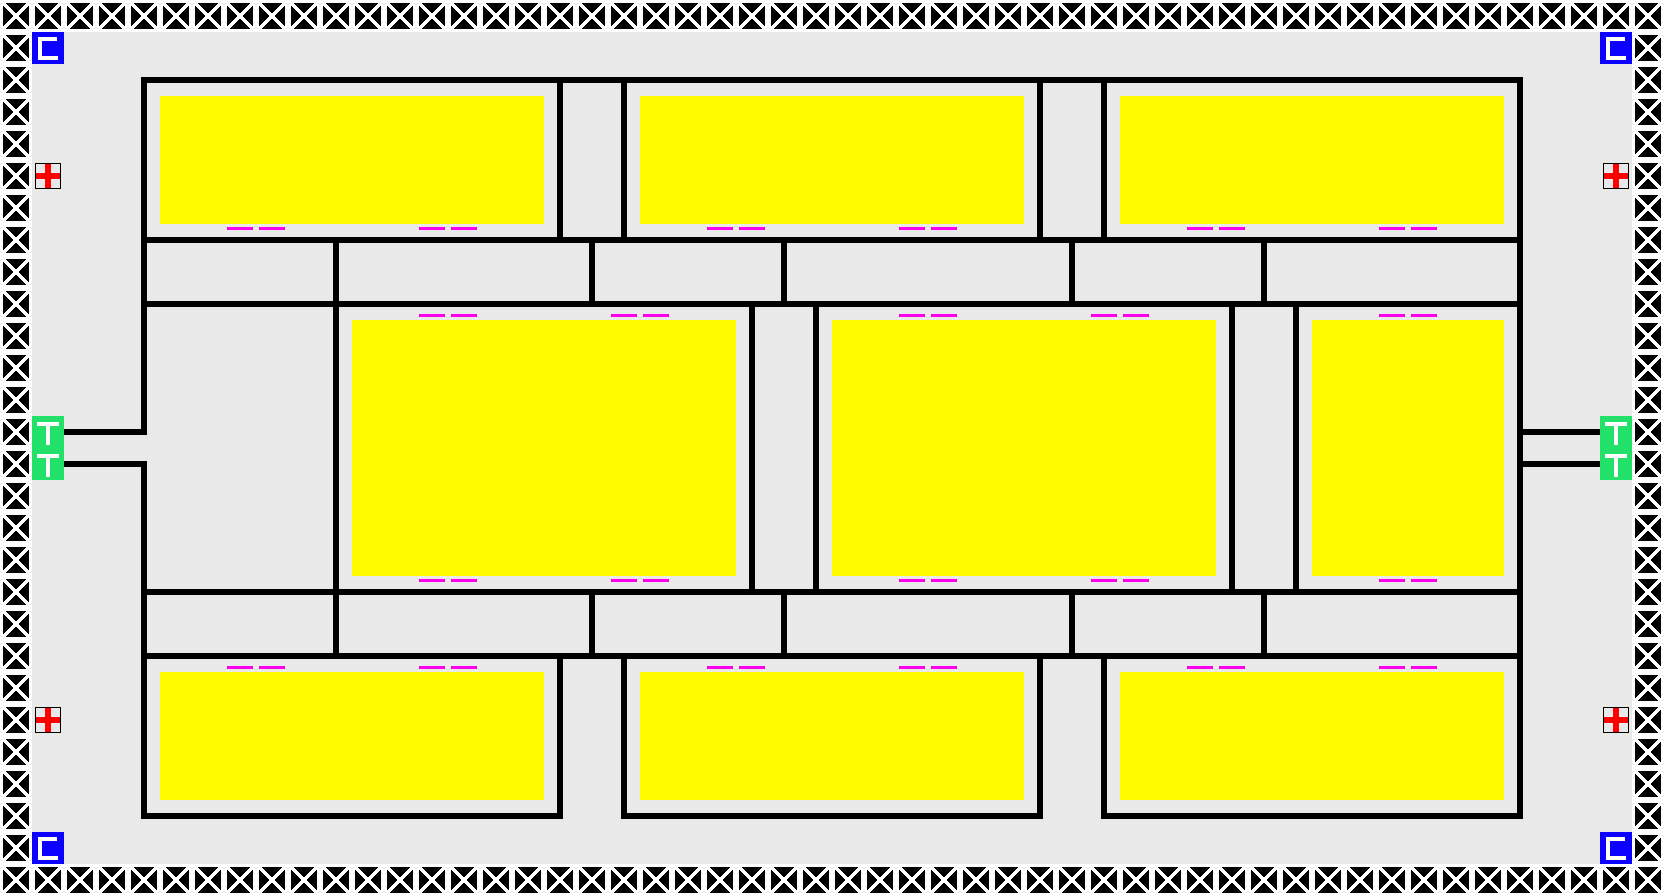

The image is a tile-based game level rendered from a .tmx file. Its description and source (layers, tilesets, objects; grid data summarised) follow:
An orthogonal 52x28 tile map with 32x32 px tiles, 9 tile layers (wall, ground, pathground, path, ...).

<map version="1.5" tiledversion="1.7.2" orientation="orthogonal" renderorder="right-down" width="52" height="28" tilewidth="32" tileheight="32" infinite="0" nextlayerid="11" nextobjectid="1">
 <editorsettings>
  <export target="tilemaps/json/hospital.json" format="json" />
 </editorsettings>
 <tileset firstgid="1" name="hospital" tilewidth="32" tileheight="32" tilecount="64" columns="8">
  <image source="tilemaps/tiles/hospital.png" width="256" height="256" />
  <tile id="0">
   <properties>
    <property name="collides" type="bool" value="true" />
   </properties>
  </tile>
  <tile id="1">
   <properties>
    <property name="collides" type="bool" value="false" />
   </properties>
  </tile>
  <tile id="2">
   <properties>
    <property name="collides" type="bool" value="false" />
   </properties>
  </tile>
  <tile id="3">
   <properties>
    <property name="collides" type="bool" value="true" />
   </properties>
  </tile>
  <tile id="4">
   <properties>
    <property name="collides" type="bool" value="false" />
   </properties>
  </tile>
  <tile id="5">
   <properties>
    <property name="collides" type="bool" value="false" />
   </properties>
  </tile>
  <tile id="6">
   <properties>
    <property name="collides" type="bool" value="false" />
   </properties>
  </tile>
  <tile id="7">
   <properties>
    <property name="collides" type="bool" value="false" />
   </properties>
  </tile>
  <tile id="8">
   <properties>
    <property name="collides" type="bool" value="true" />
   </properties>
  </tile>
  <tile id="9">
   <properties>
    <property name="collides" type="bool" value="false" />
   </properties>
  </tile>
  <tile id="10">
   <properties>
    <property name="collides" type="bool" value="true" />
   </properties>
  </tile>
  <tile id="11">
   <properties>
    <property name="collides" type="bool" value="false" />
   </properties>
  </tile>
  <tile id="12">
   <properties>
    <property name="collides" type="bool" value="false" />
   </properties>
  </tile>
  <tile id="13">
   <properties>
    <property name="collides" type="bool" value="false" />
   </properties>
  </tile>
  <tile id="14">
   <properties>
    <property name="collides" type="bool" value="false" />
   </properties>
  </tile>
  <tile id="15">
   <properties>
    <property name="collides" type="bool" value="false" />
   </properties>
  </tile>
  <tile id="16">
   <properties>
    <property name="collides" type="bool" value="false" />
   </properties>
  </tile>
  <tile id="17">
   <properties>
    <property name="collides" type="bool" value="false" />
   </properties>
  </tile>
  <tile id="18">
   <properties>
    <property name="collides" type="bool" value="false" />
   </properties>
  </tile>
  <tile id="19">
   <properties>
    <property name="collides" type="bool" value="false" />
   </properties>
  </tile>
  <tile id="20">
   <properties>
    <property name="collides" type="bool" value="false" />
   </properties>
  </tile>
  <tile id="21">
   <properties>
    <property name="collides" type="bool" value="false" />
   </properties>
  </tile>
  <tile id="22">
   <properties>
    <property name="collides" type="bool" value="false" />
   </properties>
  </tile>
  <tile id="23">
   <properties>
    <property name="collides" type="bool" value="false" />
   </properties>
  </tile>
  <tile id="24">
   <properties>
    <property name="collides" type="bool" value="false" />
   </properties>
  </tile>
  <tile id="25">
   <properties>
    <property name="collides" type="bool" value="false" />
   </properties>
  </tile>
  <tile id="26">
   <properties>
    <property name="collides" type="bool" value="false" />
   </properties>
  </tile>
  <tile id="27">
   <properties>
    <property name="collides" type="bool" value="false" />
   </properties>
  </tile>
  <tile id="28">
   <properties>
    <property name="collides" type="bool" value="false" />
   </properties>
  </tile>
  <tile id="29">
   <properties>
    <property name="collides" type="bool" value="false" />
   </properties>
  </tile>
  <tile id="30">
   <properties>
    <property name="collides" type="bool" value="false" />
   </properties>
  </tile>
  <tile id="31">
   <properties>
    <property name="collides" type="bool" value="false" />
   </properties>
  </tile>
  <tile id="32">
   <properties>
    <property name="collides" type="bool" value="false" />
   </properties>
  </tile>
  <tile id="33">
   <properties>
    <property name="collides" type="bool" value="false" />
   </properties>
  </tile>
  <tile id="34">
   <properties>
    <property name="collides" type="bool" value="false" />
   </properties>
  </tile>
  <tile id="35">
   <properties>
    <property name="collides" type="bool" value="false" />
   </properties>
  </tile>
  <tile id="36">
   <properties>
    <property name="collides" type="bool" value="false" />
   </properties>
  </tile>
  <tile id="37">
   <properties>
    <property name="collides" type="bool" value="false" />
   </properties>
  </tile>
  <tile id="38">
   <properties>
    <property name="collides" type="bool" value="false" />
   </properties>
  </tile>
  <tile id="39">
   <properties>
    <property name="collides" type="bool" value="false" />
   </properties>
  </tile>
  <tile id="40">
   <properties>
    <property name="collides" type="bool" value="false" />
   </properties>
  </tile>
  <tile id="41">
   <properties>
    <property name="collides" type="bool" value="false" />
   </properties>
  </tile>
  <tile id="42">
   <properties>
    <property name="collides" type="bool" value="false" />
   </properties>
  </tile>
  <tile id="43">
   <properties>
    <property name="collides" type="bool" value="false" />
   </properties>
  </tile>
  <tile id="44">
   <properties>
    <property name="collides" type="bool" value="false" />
   </properties>
  </tile>
  <tile id="45">
   <properties>
    <property name="collides" type="bool" value="false" />
   </properties>
  </tile>
  <tile id="46">
   <properties>
    <property name="collides" type="bool" value="false" />
   </properties>
  </tile>
  <tile id="47">
   <properties>
    <property name="collides" type="bool" value="false" />
   </properties>
  </tile>
  <tile id="48">
   <properties>
    <property name="collides" type="bool" value="false" />
   </properties>
  </tile>
  <tile id="49">
   <properties>
    <property name="collides" type="bool" value="false" />
   </properties>
  </tile>
  <tile id="50">
   <properties>
    <property name="collides" type="bool" value="false" />
   </properties>
  </tile>
  <tile id="51">
   <properties>
    <property name="collides" type="bool" value="false" />
   </properties>
  </tile>
  <tile id="52">
   <properties>
    <property name="collides" type="bool" value="false" />
   </properties>
  </tile>
  <tile id="53">
   <properties>
    <property name="collides" type="bool" value="false" />
   </properties>
  </tile>
  <tile id="54">
   <properties>
    <property name="collides" type="bool" value="false" />
   </properties>
  </tile>
  <tile id="55">
   <properties>
    <property name="collides" type="bool" value="false" />
   </properties>
  </tile>
  <tile id="56">
   <properties>
    <property name="collides" type="bool" value="false" />
   </properties>
  </tile>
  <tile id="57">
   <properties>
    <property name="collides" type="bool" value="false" />
   </properties>
  </tile>
  <tile id="58">
   <properties>
    <property name="collides" type="bool" value="false" />
   </properties>
  </tile>
  <tile id="59">
   <properties>
    <property name="collides" type="bool" value="false" />
   </properties>
  </tile>
  <tile id="60">
   <properties>
    <property name="collides" type="bool" value="false" />
   </properties>
  </tile>
  <tile id="61">
   <properties>
    <property name="collides" type="bool" value="false" />
   </properties>
  </tile>
  <tile id="62">
   <properties>
    <property name="collides" type="bool" value="false" />
   </properties>
  </tile>
  <tile id="63">
   <properties>
    <property name="collides" type="bool" value="false" />
   </properties>
  </tile>
 </tileset>
 <layer id="1" name="wall" width="52" height="28">
  <data>[1456 cells, 156 non-empty, 1 distinct tile ids]</data>
 </layer>
 <layer id="6" name="ground" width="52" height="28">
  <data>[1456 cells, 380 non-empty, 1 distinct tile ids]</data>
 </layer>
 <layer id="7" name="pathground" width="52" height="28">
  <data>[1456 cells, 392 non-empty, 1 distinct tile ids]</data>
 </layer>
 <layer id="8" name="path" width="52" height="28">
  <data>[1456 cells, 388 non-empty, 11 distinct tile ids]</data>
 </layer>
 <layer id="2" name="room" width="52" height="28">
  <data>[1456 cells, 528 non-empty, 1 distinct tile ids]</data>
 </layer>
 <layer id="3" name="door" width="52" height="28">
  <data>[1456 cells, 44 non-empty, 2 distinct tile ids]</data>
 </layer>
 <layer id="4" name="gate" width="52" height="28">
  <data>[1456 cells, 4 non-empty, 1 distinct tile ids]</data>
 </layer>
 <layer id="5" name="elevator" width="52" height="28">
  <data>[1456 cells, 4 non-empty, 1 distinct tile ids]</data>
 </layer>
 <layer id="10" name="bed" width="52" height="28">
  <data>[1456 cells, 4 non-empty, 1 distinct tile ids]</data>
 </layer>
</map>
